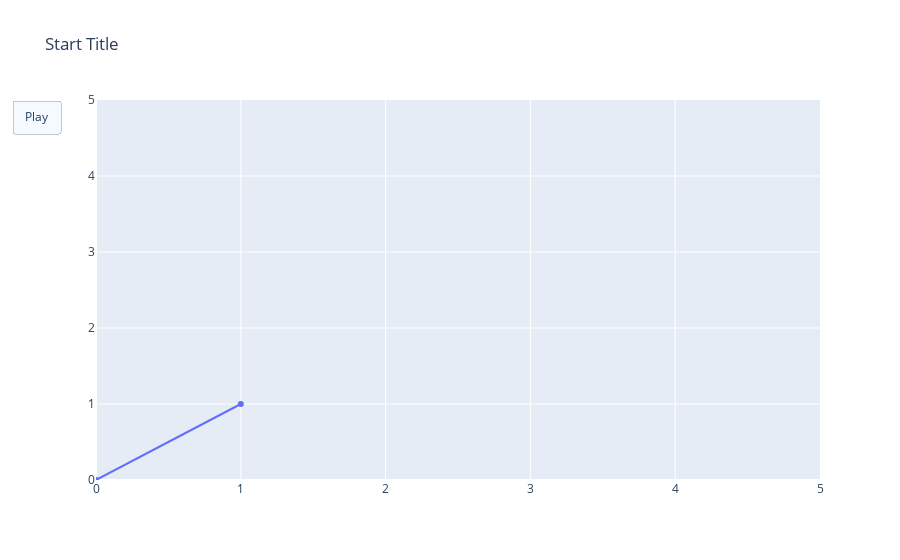

The cell this chart's notebook holds for it:
### Markdown cell above
You can add play and pause buttons to control your animated charts by adding an updatemenus array to the layout of your figure. More information on style and placement of the buttons is available in Plotly's updatemenus reference.

### Code cell
import plotly.graph_objects as go

fig = go.Figure(
    data=[go.Scatter(x=[0, 1], y=[0, 1])],
    layout=go.Layout(
        xaxis=dict(range=[0, 5], autorange=False),
        yaxis=dict(range=[0, 5], autorange=False),
        title="Start Title",
        updatemenus=[dict(
            type="buttons",
            buttons=[dict(label="Play",
                          method="animate",
                          args=[None])])]
    ),
    frames=[go.Frame(data=[go.Scatter(x=[1, 2], y=[1, 2])]),
            go.Frame(data=[go.Scatter(x=[1, 4], y=[1, 4])]),
            go.Frame(data=[go.Scatter(x=[3, 4], y=[3, 4])],
                     layout=go.Layout(title_text="End Title"))]
)

fig.show()

### Figure 1 — Plotly figure (JSON) as saved in the notebook; plotly's stock layout.template omitted (floating-point values rounded to 4 significant figures)
{"data": [{"type": "scatter", "x": [0, 1], "y": [0, 1]}], "layout": {"title": {"text": "Start Title"}, "updatemenus": [{"buttons": [{"args": [null], "label": "Play", "method": "animate"}], "type": "buttons"}], "xaxis": {"autorange": false, "range": [0, 5]}, "yaxis": {"autorange": false, "range": [0, 5]}}}
